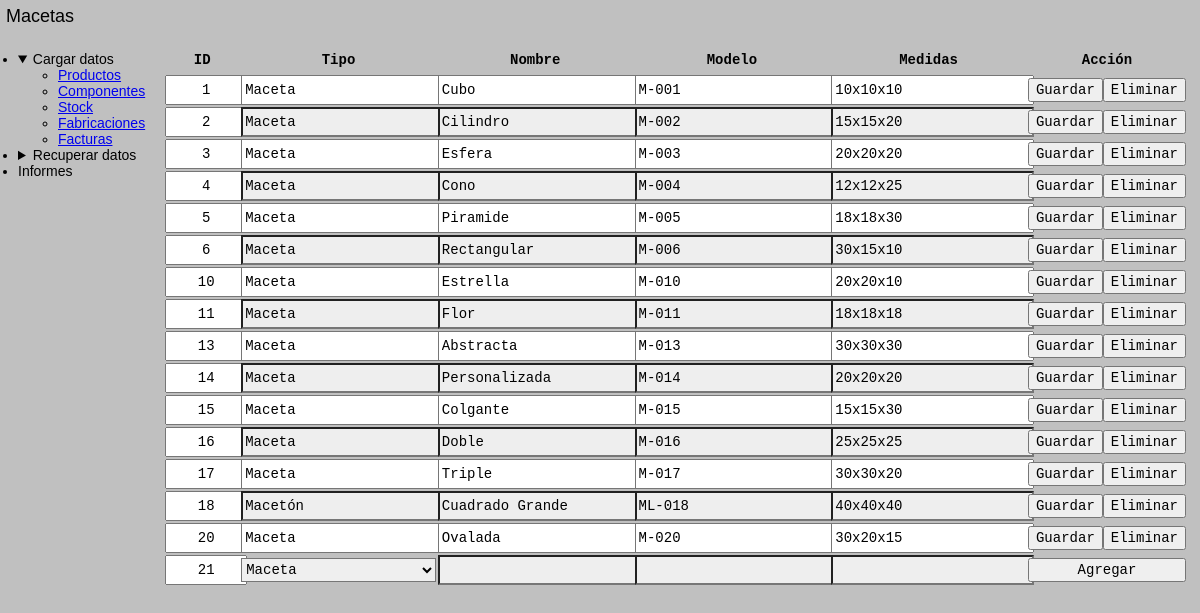
/productos/, run on the app's committed database.
### tables this page shows
CREATE TABLE productos (
    id INTEGER PRIMARY KEY AUTOINCREMENT,
    tipo TEXT NOT NULL,
    nombre TEXT NOT NULL,
    modelo TEXT NOT NULL,
    medidas TEXT NOT NULL,
    habilitado INTEGER NOT NULL DEFAULT 1
);

### app.py (the view)
@APP.route('/productos/', methods=['GET'])
def Productos_Consultar():
    return render_template('/productos.html')

### app.py (called while the page is built)
def Get_DB():
    DB = getattr(g, '_database', None)
    if DB is None:
        DB = g._database = sqlite3.connect(DATABASE)
    return DB

@APP.teardown_appcontext
def Close_DB(exception):
    DB = getattr(g, '_database', None)
    if DB is not None:
        DB.close()

@APP.context_processor
def Inyectar_Productos():
    Productos = fun.Productos(Get_DB())
    return dict(
        productosLista = Productos.Consultar(),
        productosTipos = Productos.Consultar_Tipos(),
        productoSiguiente = Productos.Consultar_Siguiente_ID()
    )

### funciones.py (called while the page is built)
    def Consultar(self):
        return self.DB.execute('SELECT * FROM productos WHERE habilitado != 0').fetchall()

    def Consultar_Tipos(self):
        self.DB.row_factory = lambda cursor, row: row[0]
        return self.DB.execute('SELECT DISTINCT tipo FROM productos WHERE habilitado != 0 ORDER BY tipo ASC').fetchall()

    def Consultar_Siguiente_ID(self):
        self.DB.row_factory = lambda cursor, row: row[0]
        resultado = self.DB.execute('SELECT seq FROM sqlite_sequence WHERE name = "productos"').fetchone()
        if resultado is None:
            return 1
        return resultado + 1

### templates/productos.html (shortened to what this page needs)
<!DOCTYPE html>
<html lang='en'>
<head>
    <link rel="stylesheet" href="https://unpkg.com/98.css">
    <link rel='stylesheet' href='{{url_for('static', filename='styles.css')}}'>
</head>
<body>
    <div class="window">
        {% include 'header.html' %}
        <div class="window-body" id="container">
            <div id="aside">
                {% include 'nav.html' %}
            </div>
            <div id="main">
                <div class="sunken-panel">
                    <table class="interactive">
                        <thead>
                            <th class="primerColumna">ID</th>
                            <th>Tipo</th>
                            <th>Nombre</th>
                            <th>Modelo</th>
                            <th>Medidas</th>
                            <th class="ultimaColumna">Acción</th>
                        </thead>
                        {% if productosLista %}
                        {% for producto in productosLista %}
                        <tr>
                            <form action="/productos/modificar" method="post">
                                <td class="primerColumna">
                                    <input type="text" name="id_modificar" value="{{producto[0]}}" readonly required>
                                </td>
                                <td>
                                    <input type="text" name="tipo_modificar" value="{{producto[1]}}" required>
                                </td>
                                <td>
                                    <input type="text" name="nombre_modificar" value="{{producto[2]}}" required>
                                </td>
                                <td>
                                    <input type="text" name="modelo_modificar" value="{{producto[3]}}" required>
                                </td>
                                <td>
                                    <input type="text" name="medidas_modificar" value="{{producto[4]}}" required>
                                </td>
                                <td class="ultimaColumna">
                                    <div>
                                        <input type="submit" value="Guardar">
                                        <form method="post">
                                            <input type="submit" formaction="/productos/eliminar" value="Eliminar">
                                        </form>
                                    </div>
                                </td>
                            </form>
                        </tr>
                        {% endfor %}
                        {% endif %}
                        <tr>
                            <form action="/productos/agregar" method="post">
                                <td class="primerColumna">
                                    <input type="text" name="id_modificar" value="{{productoSiguiente}}" readonly required>
                                </td>
                                <td>
                                    <select name="tipo_agregar" id="tipo_agregar">
                                        {% for tipo in productosTipos %}
                                        <option value="{{tipo}}">{{tipo}}</option>
                                        {% endfor %}
                                    </select>
                                </td>
                                <td>
                                    <input type="text" name="nombre_agregar" required>
                                </td>
                                <td>
                                    <input type="text" name="modelo_agregar" required>
                                </td>
                                <td>
                                    <input type="text" name="medidas_agregar" required>
                                </td>
                                <td>
                                    <input type="submit" value="Agregar">
                                </td>
                            </form>
                        </tr>
                    </table>
                </div>
            </div>
        </div>
    </div>
</body>
</html>

### templates/header.html
<div class="title-bar">
    <div class="title-bar-text">
        <a href="/" style="text-decoration: inherit; color: inherit; font-size: 1.5rem;">Macetas</a>
    </div>
</div>

### templates/nav.html (shortened to what this page needs)
<ul class="tree-view" id="nav">
    <li>
        <details open>
            <summary>Cargar datos</summary>
            <ul>
                <li><a href="/productos/">Productos</a></li>
                <li><a href="/componentes/">Componentes</a></li>
                <li><a href="/stock/">Stock</a></li>
                <li><a href="/fabricaciones/">Fabricaciones</a></li>
                <li><a href="/facturas/">Facturas</a></li>
            </ul>
        </details>
    </li>
    <li>
        <details closed>
            <summary>Recuperar datos</summary>
        </details>
    </li>
    <li>
        <summary>Informes</summary>
    </li>
</ul>

### static/styles.css (style rules this page uses)
* { margin: 0; font-family: sans-serif; font-size: 14px; }
:root { font-size: 12px; }
html { background: silver; }
.window { min-height: 100dvh; padding: 0; min-width: fit-content; }
.window-body { margin: 1rem; }
.title-bar { padding: 0.5rem; }
#container { display: grid; grid-template-areas: 'aside main'; grid-template-columns: 1fr 9fr; column-gap: 1rem; row-gap: 1rem; height: 100%; }
#aside { grid-area: aside; display: flex; flex-direction: column; row-gap: 1rem; }
ul.tree-view#nav { padding: 0.5rem; }
#main { grid-area: main; }
table.interactive { width: 100%; min-width: 720px; }
table.interactive * { font-family: monospace; font-size: 14px; }
table.interactive th { height: 2rem; }
table.interactive tr td { padding: 0; }
table.interactive .primerColumna { width: 6rem; text-align: center; }
table.interactive .primerColumna input { text-align: center; }
table.interactive .ultimaColumna { width: 12rem; }
table.interactive .ultimaColumna div { display: flex; width: 100%; }
table.interactive input { width: 100%; height: 2rem; }
table.interactive tr:nth-child(even) input:read-write { background: #EEE; }
table.interactive select { width: 100%; height: 2rem; background-position: center right 2px; background-size: 1.5rem; }

### data on the page
productos: id_modificar "1", tipo_modificar "Maceta", nombre_modificar "Cubo", modelo_modificar "M-001", medidas_modificar "10x10x10"
productos: id_modificar "2", tipo_modificar "Maceta", nombre_modificar "Cilindro", modelo_modificar "M-002", medidas_modificar "15x15x20"
productos: id_modificar "3", tipo_modificar "Maceta", nombre_modificar "Esfera", modelo_modificar "M-003", medidas_modificar "20x20x20"
productos: id_modificar "4", tipo_modificar "Maceta", nombre_modificar "Cono", modelo_modificar "M-004", medidas_modificar "12x12x25"
productos: id_modificar "5", tipo_modificar "Maceta", nombre_modificar "Piramide", modelo_modificar "M-005", medidas_modificar "18x18x30"
productos: id_modificar "6", tipo_modificar "Maceta", nombre_modificar "Rectangular", modelo_modificar "M-006", medidas_modificar "30x15x10"
productos: id_modificar "10", tipo_modificar "Maceta", nombre_modificar "Estrella", modelo_modificar "M-010", medidas_modificar "20x20x10"
productos: id_modificar "11", tipo_modificar "Maceta", nombre_modificar "Flor", modelo_modificar "M-011", medidas_modificar "18x18x18"
productos: id_modificar "13", tipo_modificar "Maceta", nombre_modificar "Abstracta", modelo_modificar "M-013", medidas_modificar "30x30x30"
productos: id_modificar "14", tipo_modificar "Maceta", nombre_modificar "Personalizada", modelo_modificar "M-014", medidas_modificar "20x20x20"
productos: id_modificar "15", tipo_modificar "Maceta", nombre_modificar "Colgante", modelo_modificar "M-015", medidas_modificar "15x15x30"
productos: id_modificar "16", tipo_modificar "Maceta", nombre_modificar "Doble", modelo_modificar "M-016", medidas_modificar "25x25x25"
productos: id_modificar "17", tipo_modificar "Maceta", nombre_modificar "Triple", modelo_modificar "M-017", medidas_modificar "30x30x20"
productos: id_modificar "18", tipo_modificar "Macetón", nombre_modificar "Cuadrado Grande", modelo_modificar "ML-018", medidas_modificar "40x40x40"
productos: id_modificar "20", tipo_modificar "Maceta", nombre_modificar "Ovalada", modelo_modificar "M-020", medidas_modificar "30x20x15"

### other printed values
form field tipo_agregar "Maceta"
